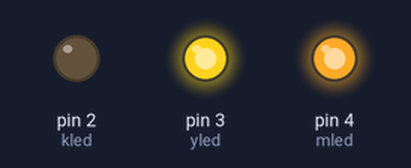
Bench run of a sketch on a simulated Arduino Uno, built with avr-gcc and run on an emulated ATmega328P. Parts: output pins drawn as LEDs (lit = HIGH).

Above: at 0.1 s.
At 12.9 s:
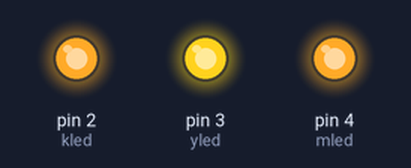
At 25.65 s:
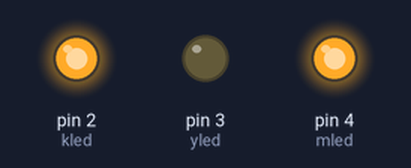
At 32.66 s:
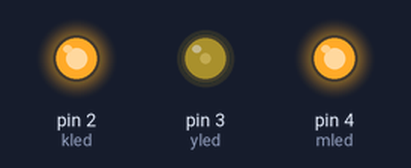
At 39.86 s:
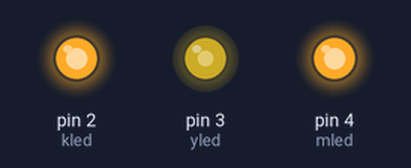
Timing chart, 0 to 40.0 s (numbered marks = the images above):
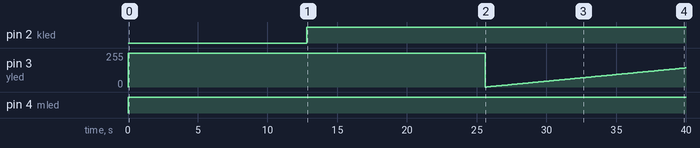

The sketch:

random_colorl_flashing_with_rgb_led_code2.ino
```cpp
int kled = 2;
int yled = 3;
int mled = 4;
void setup() {
pinMode(kled, OUTPUT);
pinMode(yled, OUTPUT);
pinMode(mled, OUTPUT);
}

void loop()
{
   for(int i=0;i<=255;i++)
  {
    analogWrite(kled, i);
    analogWrite(yled, 255);
    analogWrite(mled, 255);

     delay(100);

  }
    for(int i=0;i<=255;i++)
  {
    analogWrite(kled, 255);
    analogWrite(yled, i);
    analogWrite(mled, 255);

     delay(100);

  }
    for(int i=0;i<=255;i++)
  {
    analogWrite(kled, 255);
    analogWrite(yled, 255);
    analogWrite(mled, i);

     delay(100);

  }


}
```

Measured:
- by itself, pin 2 (kled): LOW → HIGH at 12.8 s
- by itself, pin 3 (yled): 0/255 → 255/255 at 0.00 s, → 0/255 25.6 s later, → 1/255 0.10 s later, → 2/255 0.10 s later, … (145 changes in this stretch)
- by itself, pin 4 (mled): LOW → HIGH at 0.00 s
